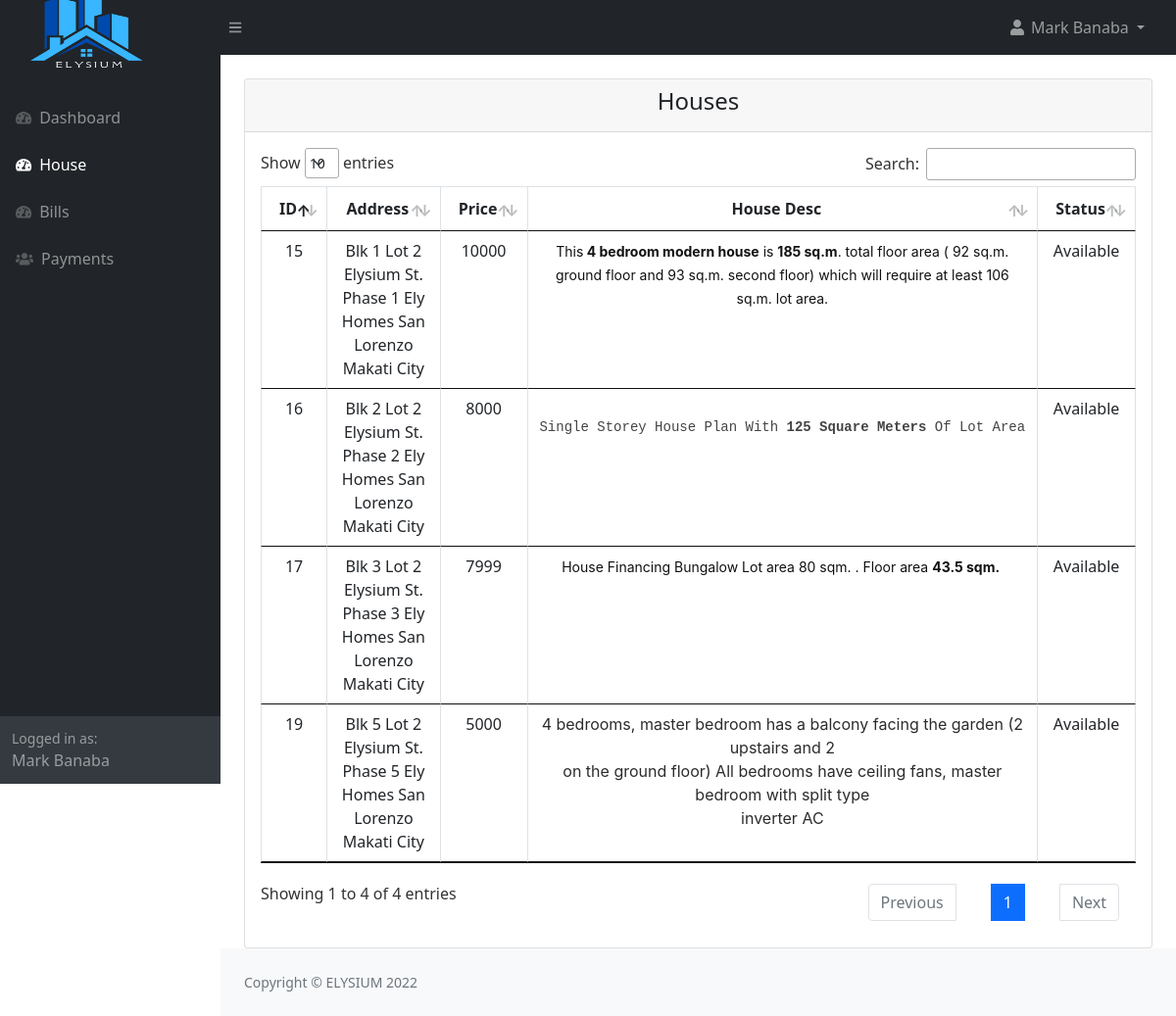
Screenshot of /tenant/house_view.php (signed in) with the database file from the repository.
### tables this page shows
CREATE TABLE `house` (
  `house_id` int(11) NOT NULL,
  `house_address` varchar(199) NOT NULL,
  `house_price` int(20) NOT NULL,
  `house_desc` text DEFAULT NULL,
  `house_status` tinyint(1) NOT NULL DEFAULT 0 COMMENT '0-invisible, 1-visible, 2-delete',
  `added_date` timestamp NOT NULL DEFAULT current_timestamp()
);

### tenant/house_view.php (the view)
<?php
include("authentication.php");
include("includes/header.php");
?>
<div class="container-fluid px-4">
    <div class="row mt-4">
        <div class="col-md-12">
            <div class="card">
                <div class="card-header">
                    <h4 class="text-center"> Houses
                    </h4>
                </div>
                <div class="card-body">
                <div class="table-responsive">
                    <table id="myDataTable" class="table table-bordered table-stripe">
                        <thead>
                            <tr>
                                <th class="text-center">ID</th>
                                <th class="text-center">Address</th>
                                <th class="text-center">Price</th>
                                <th class="text-center">House Desc</th>
                                <th class="text-center">Status</th>
                            </tr>
                        </thead>
                        <tbody>
                            <?php
                                $house = "SELECT * FROM house WHERE house_status != '2' ";
                                $house_run = mysqli_query($con,$house);
                                if(mysqli_num_rows($house_run) > 0 )
                                {
                                    foreach($house_run as $home)
                                    {
                                        ?>
                                        <tr>
                                            <td class="text-center"><?= $home['house_id'] ?></td>
                                            <td class="text-center"><?= $home['house_address'] ?></td>
                                            <td class="text-center"><?= $home['house_price'] ?></td>
                                            <td class="text-center"><?= $home['house_desc'] ?></td>
                                            <td class="text-center">
                                                <?= $home['house_status'] == '1' ? 'Available':'Unavailable' ?>
                                            </td>
                                        </tr>
                                        <?php
                                    }
                                }
                                else
                                {
                                    ?>
                                    <tr>
                                            <td colspan="6"> No Record Found</td>
                                    </tr>
                                    <?php
                                }
                            ?>
                        </tbody>
                    </table>
                </div>
                </div>
            </div>
        </div>
    </div>
</div>
<?php
include("includes/footer.php");
include("includes/scripts.php");
?>

### rows the page displays
house: house_id "15", house_address "Blk 1 Lot 2 Elysium St. Phase 1 Ely Homes San Lorenzo Makati City", house_price "10000", house_desc "This 4 bedroom modern house is 185 sq.m . total floor area ( 92 sq.m. ground floor and 93 sq.m. second floor) which will require at least 106 sq.m. lot area.", house_status "Available"
house: house_id "16", house_address "Blk 2 Lot 2 Elysium St. Phase 2 Ely Homes San Lorenzo Makati City", house_price "8000", house_desc "Single Storey House Plan With 125 Square Meters Of Lot Area", house_status "Available"
house: house_id "17", house_address "Blk 3 Lot 2 Elysium St. Phase 3 Ely Homes San Lorenzo Makati City", house_price "7999", house_desc "House Financing Bungalow Lot area 80 sqm. . Floor area 43.5 sqm.", house_status "Available"
house: house_id "19", house_address "Blk 5 Lot 2 Elysium St. Phase 5 Ely Homes San Lorenzo Makati City", house_price "5000", house_desc "4 bedrooms, master bedroom has a balcony facing the garden (2 upstairs and 2 on the ground floor) All bedrooms have ceiling fans, master bedroom with split type inverter AC", house_status "Available"

### other values shown
$_SESSION['auth_user']['user_name'] "Mark Banaba"
